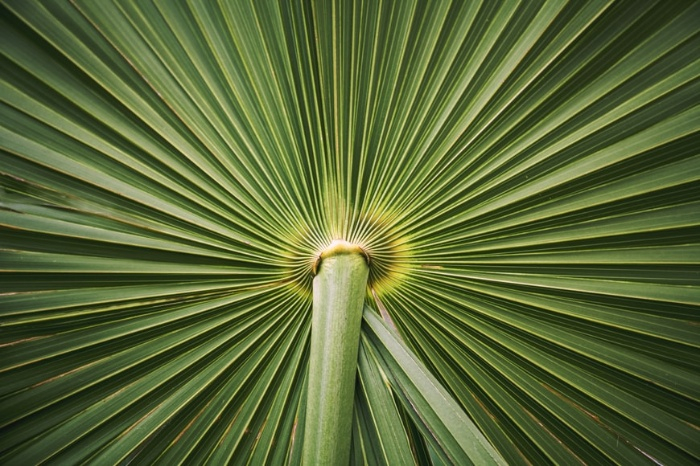
#> input picture Programas Clase 2022-[1 2]/Algoritmos AD/leaf1.jpg, 700 x 466 px, found by its file name
$ python imagenes.py
#> lines starting #> are read from the running program, lines starting #| are printed output that depends on the picture
import cv2
import numpy as np

# read input image
img = cv2.imread('Programas Clase 2022-[1 2]/Algoritmos AD/leaf1.jpg')
#> img is the input picture: shape (466, 700, 3); mean B, G, R 53.9, 103, 87.8

print(img)
#> (printed output is left out)
print(type(img))
#| <class 'numpy.ndarray'>
print(img.shape)
#| (466, 700, 3)


# define transformation matrix
#m = np.ones((3,3))
#m = np.identity(3)
m1 = np.array([[1, 0, 0],[0, 0, 0],[0, 0, 0]])
m2 = np.array([[0, 0, 0],[0, 0, 0],[0, 0, 1]])

# apply the cv2.transform to perform matrix transformation
img_tr = cv2.transform(img, m1, None)
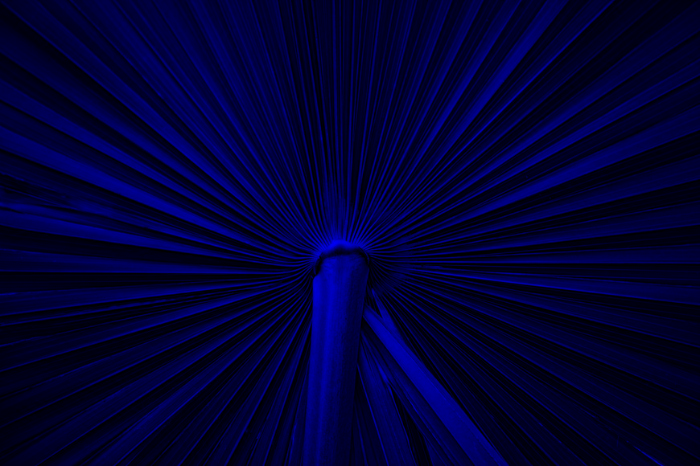
#> img_tr: shape (466, 700, 3); mean B, G, R 53.9, 0, 0
img_tr2 = np.zeros(img.shape, dtype=np.uint8)

for i, x in enumerate(img):
    for j, y in enumerate(x):
        #print(img.shape, img.dtype)
        #print(m.shape, m.dtype)
        tempo = img[i, j, : ]
        #print(tempo.shape,  tempo.dtype)
        #print(tempo)
        #print(m)
        temporal = m2 @ tempo
        temporal = temporal.astype(np.uint8)
        #print(temporal)
        #print(temporal.shape,  temporal.dtype)
        img_tr2[i, j, : ] = temporal
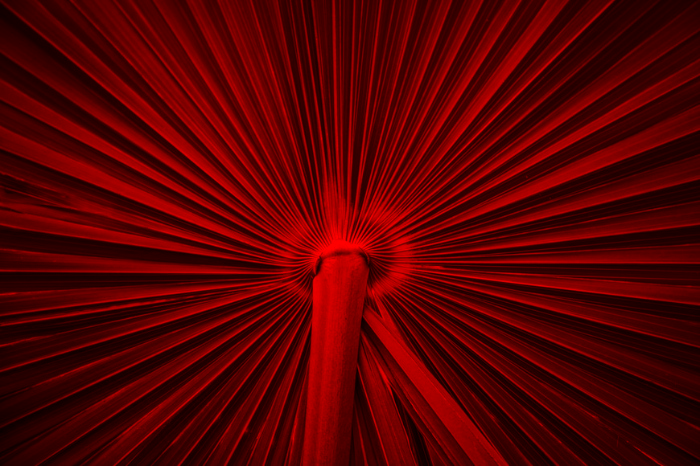
#> img_tr2: shape (466, 700, 3); mean B, G, R 0, 0, 87.8
print("Las de ultimo temporal")
print(temporal)
print(type(temporal))
print(temporal.shape)


print("Las de img")
print(img_tr)
#> (printed output is left out)
print(type(img_tr))
#| <class 'numpy.ndarray'>
print(img_tr.shape)
#| (466, 700, 3)

print("Las de img2")
print(img_tr2)
#> (printed output is left out)
print(type(img_tr2))
#| <class 'numpy.ndarray'>
print(img_tr2.shape)
#| (466, 700, 3)

print(img_tr2[465, 699, 1])
#| 0
print(img_tr[465, 699, 1])
#| 0
print(type(img_tr2[465, 699, 1]))
#| <class 'numpy.uint8'>
print(type(img_tr[465, 699, 1]))
#| <class 'numpy.uint8'>

# display the transformed image

#cv2.waitKey(0)
cv2.imshow("Transformed Image", img_tr2)
cv2.waitKey(0)
cv2.imshow("Transformed Image", img_tr)
cv2.waitKey(0)
cv2.destroyAllWindows()
